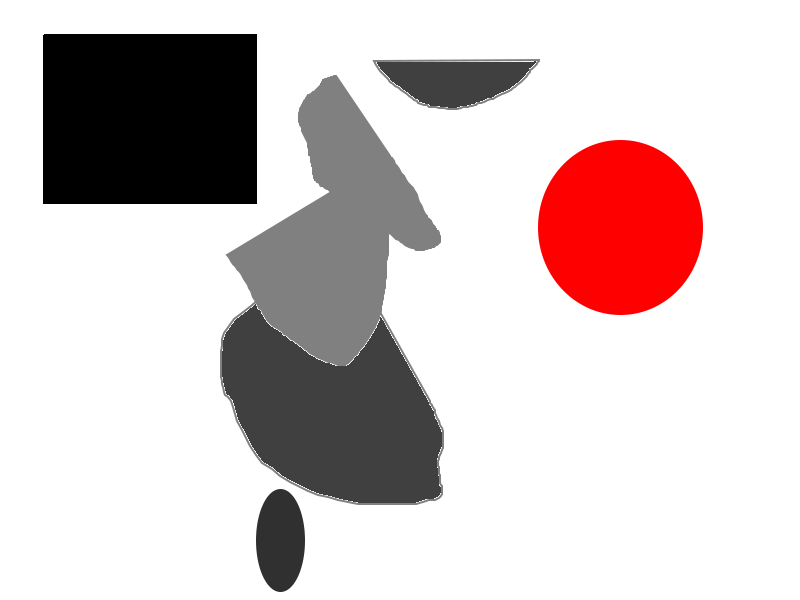
#> input picture images/ex2.png, 800 x 600 px
$ python example.py   (older library calls are emulated)
#> lines starting #> are read from the running program, lines starting #| are printed output that depends on the picture; after the words box and inside, x2 and y2 are one past the last pixel; in counts of white or black regions, pixels touching at a corner belong together
### wdt.py
import numpy as np

try:
    import lib._wdt

    fortran_lib = True
except ImportError:
    print("No Fortran modules found, falling back on Python implementation.\nDid you run `python3 setup.py install`?")
    fortran_lib = False
import math
import heapq
from scipy.misc import imread
import matplotlib.pyplot as plt

DIR_STRINGS = ["left", "down", "right", "up"]
DIRS = ((-1, 0), (0, -1), (1, 0), (0, 1))


def map_image_to_costs(image):
    """
    Read image data and convert it to a marginal cost function,
    a 2D array containing costs for moving through each pixel.
    This cost field forms the input for the weighted distance transform
    zero costs denote exits, infinite costs denote fully impenetrable obstacles.
    In this example, we follow Mercurial standards: obstacles are in black, exits in green,
    accessible space is in white, less accessible space has less white.
    Adapt to your own needs.
    :param image: String of image file or open file descriptor of image
    :return: 2D array representing the cost field
    """
#> called with image = 'images/ex2.png'
    # Read image and convert to binary format
    data = imread(image, mode='RGB') / 255.
    # Exits are present in all green enough places ("G >> R and G")
    exits = np.where(data[:, :, 1] - (data[:, :, 0] + data[:, :, 2]) / 2 > 1./3 )
#> exits = (empty array, empty array)
    # Obstacles are in black (so at least G and B must be zero)
    obstacles = np.where(np.abs(data[:, :, 0] + data[:, :, 2]) < 1. / 256)
#> obstacles = 36379 positions, rows 34 to 203, columns 43 to 256
    # Convert image to greyscale
    grey_scales = np.dot(data[..., :3], [0.299, 0.587, 0.114])
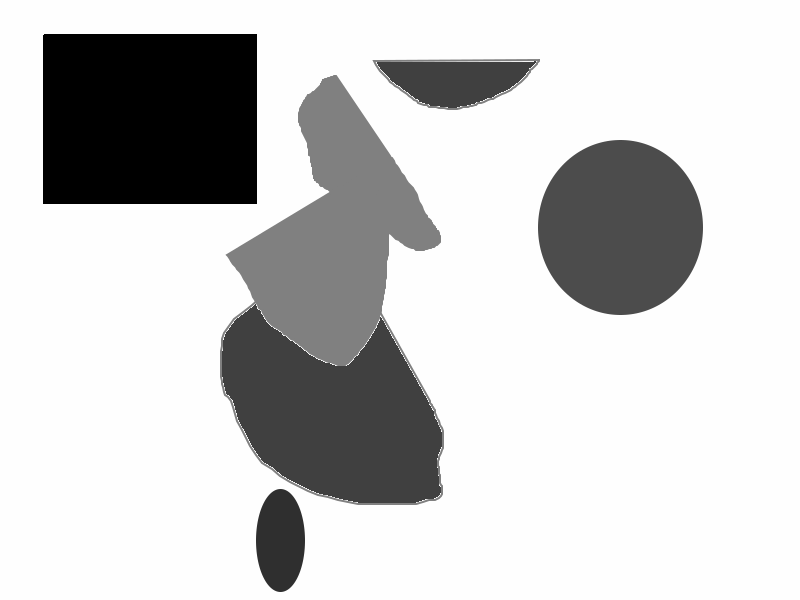
#> grey_scales: shape (600, 800) float64; min 0, max 1, mean 0.799
    # Boolean index array for places without exits and obstacles
    space = np.ones(grey_scales.shape, dtype=np.bool)
    space[obstacles] = False
    space[exits] = False
    # Cost field: Inversely proportional to greyscale values
    cost_field = np.empty(data[:, :, 0].shape)
    cost_field[obstacles] = np.inf
    cost_field[exits] = 0
    cost_field[space] = 1. / (255 * grey_scales[space])
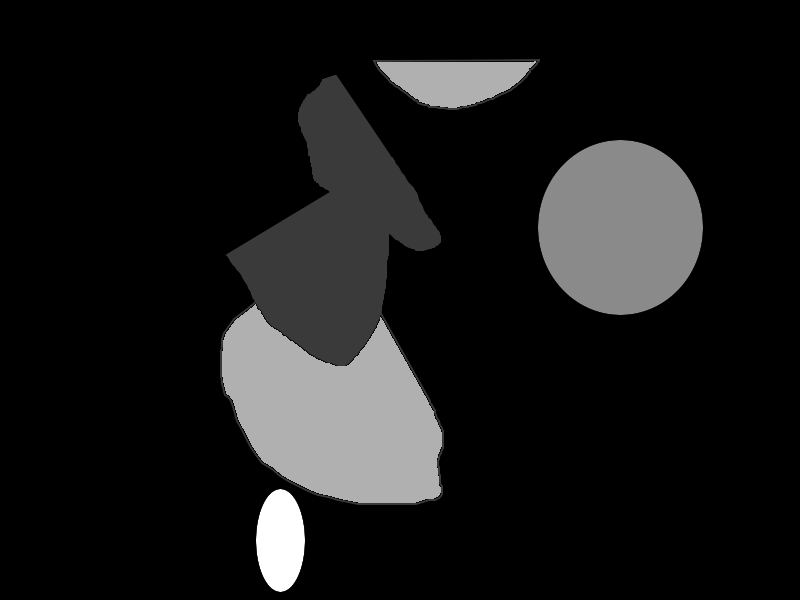
#> cost_field: shape (600, 800) float64; 7.58% of the values are NaN or infinite; the others: min 0.00392, max 0.0208, mean 0.0057; drawn with min black, max white, NaN and infinite black
#> in plot, `plt.show()`:
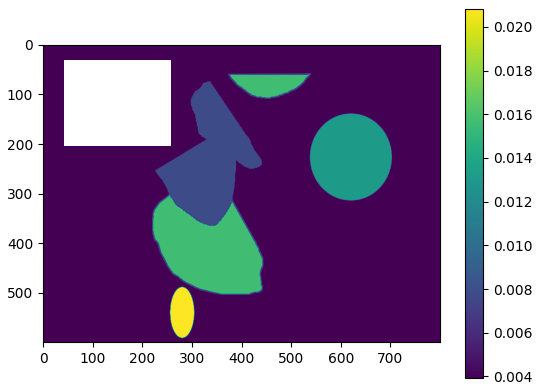
#> figure drawn by matplotlib, 2 panels
    return cost_field


def get_weighted_distance_transform(cost_field):
    """
    Compute the weighted distance transform from the cost field using a fast marching algorithm.
    We compute the distance transform with costs defined on a staggered grid for consistency.
    This means that we use costs defined on the faces of cells, found by averaging the values of the two adjacent cells.

    Starting from the exit, we march over all the pixels with the lowest weighted distance iteratively,
    until we found values for all pixels in reach.
    :param cost_field: nonnegative 2D array with cost in each cell/pixel, zero and infinity are allowed values.
    :return: weighted distance transform field
    """
    if fortran_lib:
        # Fortran does not allow for infinite float.
        nx, ny = cost_field.shape
#> nx = 600; ny = 800
        # Float that is (probably far) higher than the highest reachable potential
        obstacle_value = np.max(cost_field[cost_field < np.inf]) * nx * ny * 2
#> obstacle_value = 20000

        cost_field[cost_field == np.inf] = obstacle_value
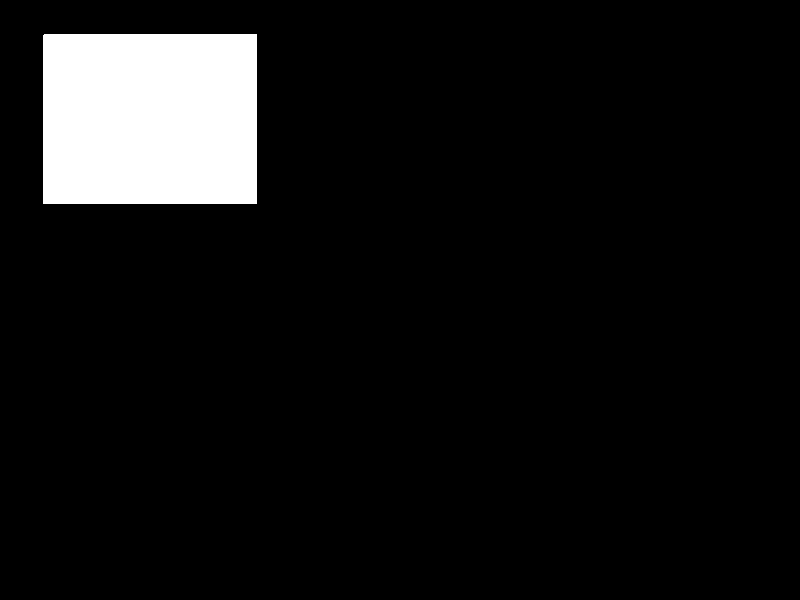
#> cost_field: shape (600, 800) float64; 7.58% of pixels changed, all inside (x1, y1, x2, y2) = (43, 34, 257, 204); drawn with min black and max white
        # Run the Fortran module
#> (the run stopped early here; a loop or call above may not have finished)

$ run again, with images/example.png copied over images/ex2.png
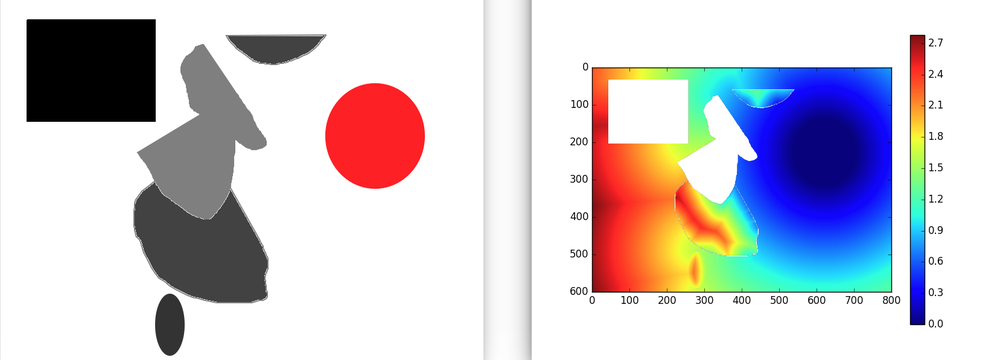
#> input picture images/example.png, 1000 x 360 px, shrunk from 1657 x 597 before the run
#> exits = 11670 positions, rows 68 to 291, columns 635 to 923
#> obstacles = 12480 positions, rows 20 to 260, columns 27 to 938
#> in plot, `plt.show()`:
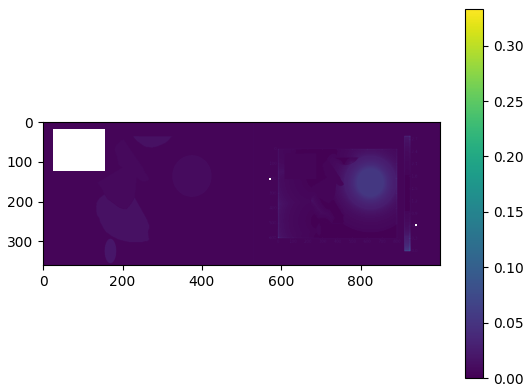
#> figure drawn by matplotlib, 2 panels
#> obstacle_value = 240000
#> in get_weighted_distance_transform, `cost_field[cost_field == np.inf] = obstacle_value`:
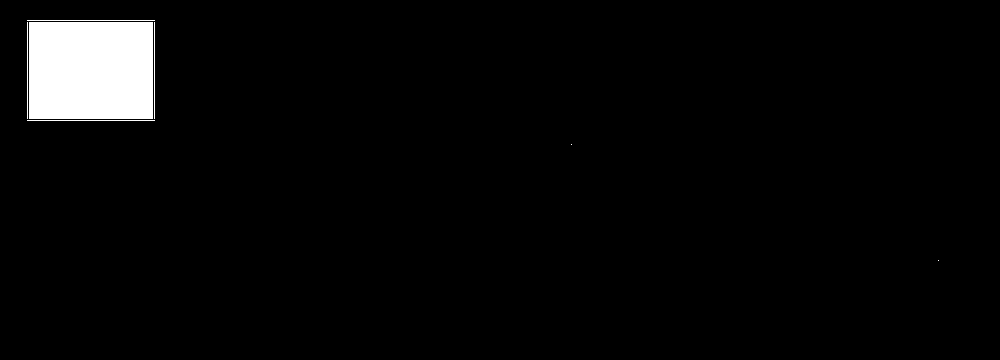
#> cost_field: shape (360, 1000) float64; min 0, max 240000, mean 8320; drawn with min black and max white
